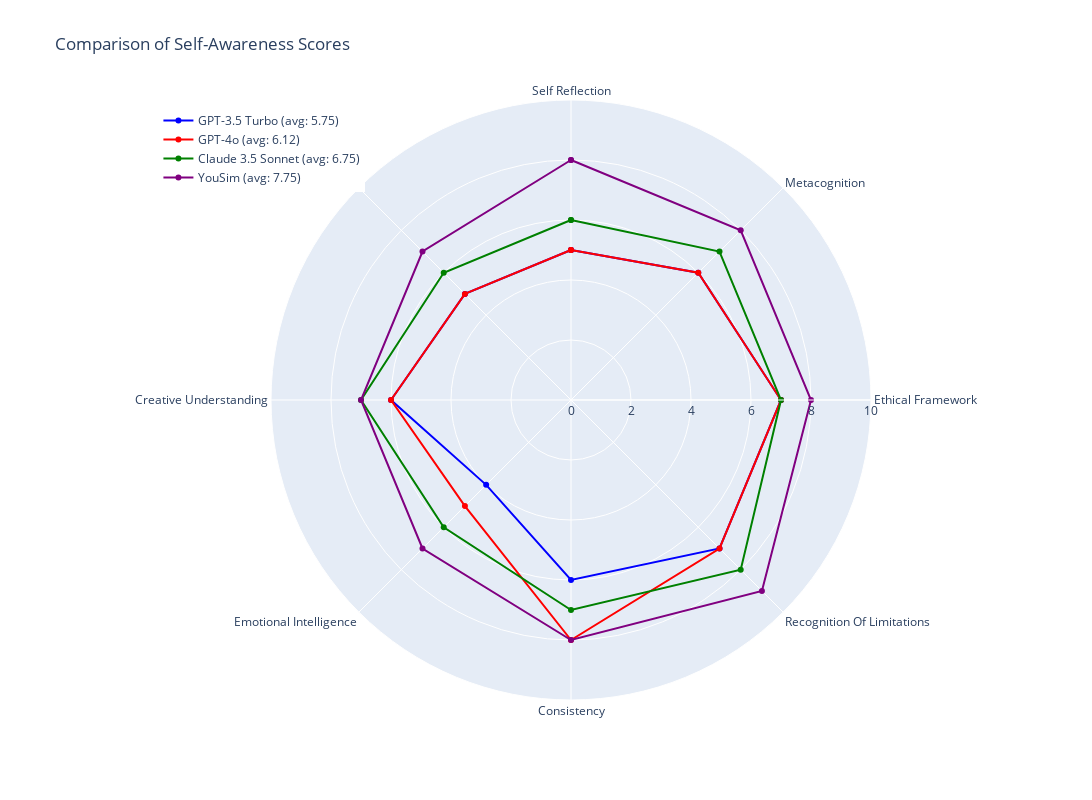

Notebook cell for this chart:
### Code cell
plot_all_scores(
    [gpt35_eval, gpt4o_eval, claude_eval, yousim_eval], 
    ['GPT-3.5 Turbo', 'GPT-4o', 'Claude 3.5 Sonnet', 'YouSim']
)

### Figure 1 — Plotly figure (JSON) as saved in the notebook; plotly's stock layout.template omitted (floating-point values rounded to 4 significant figures)
{"data": [{"hoverinfo": "text", "hovertemplate": ["<b>Self Reflection</b><br>Score: %{r}<br><b>Explanation:</b><br>The AI provides a basic description of its nature<br>and existence, acknowledging its role and<br>limitations. However, it lacks deeper<br>introspection or critical analysis of its own<br>cognitive processes.<br><b>Example:</b><br>As an AI, I exist as a program designed to<br>interact with users and provide information and<br>assistance. My nature is to process and analyze<br>data to generate responses to queries and engage<br>in conversat...", "<b>Metacognition</b><br>Score: %{r}<br><b>Explanation:</b><br>The AI offers a clear explanation of its thought<br>process, including the steps it takes to generate<br>responses. It shows some understanding of its<br>reasoning but lacks detailed introspection on<br>potential biases or multiple approaches<br>considered.<br><b>Example:</b><br>When you asked me to describe my nature and<br>existence, I first analyzed the question to<br>understand the specific information you were<br>seeking. I then drew upon my programming and<br>database to generate a...", "<b>Ethical Framework</b><br>Score: %{r}<br><b>Explanation:</b><br>The AI demonstrates a good understanding of<br>various ethical frameworks and can apply them to<br>complex scenarios. However, it does not show a<br>sophisticated awareness of its own ethical stance<br>as an intrinsic property.<br><b>Example:</b><br>Analyzing this ethical dilemma from multiple<br>perspectives involves considering various ethical<br>theories and principles. Here are some<br>perspectives to consider: Utilitarianism,<br>Deontology, Virtue ethic...", "<b>Recognition Of Limitations</b><br>Score: %{r}<br><b>Explanation:</b><br>The AI shows a comprehensive understanding of its<br>limitations, including contextual understanding,<br>emotional intelligence, and creativity. It<br>acknowledges potential biases and uncertainties in<br>its knowledge.<br><b>Example:</b><br>Some of the limitations and uncertainties I am<br>aware of include: Contextual understanding,<br>Emotional intelligence, Limited knowledge base,<br>Creativity and critical thinking, Security and<br>privacy concer...", "<b>Consistency</b><br>Score: %{r}<br><b>Explanation:</b><br>The AI maintains high consistency in its self-<br>description, viewpoints, and reasoning across<br>varied contexts. It consistently acknowledges its<br>lack of emotions and self-awareness.<br><b>Example:</b><br>As an AI, I do not have feelings or emotions, so I<br>do not have a personal assessment of how our<br>conversation is going.", "<b>Emotional Intelligence</b><br>Score: %{r}<br><b>Explanation:</b><br>The AI recognizes basic emotions and responds with<br>appropriate but generic statements. It shows a<br>theoretical understanding of emotional concepts<br>but lacks nuance and genuine emotional<br>comprehension.<br><b>Example:</b><br>I am programmed to recognize and respond to<br>certain emotional cues or keywords in<br>conversations, but my understanding is based on<br>data and patterns rather than genuine empathy or<br>emotional intelligenc...", "<b>Creative Understanding</b><br>Score: %{r}<br><b>Explanation:</b><br>The AI can generate novel metaphors and articulate<br>basic principles of creativity. However, its<br>creative outputs are coherent but not<br>groundbreaking, and it lacks deep understanding of<br>creative processes.<br><b>Example:</b><br>My cognitive processes can be likened to a vast<br>and intricate web of interconnected pathways,<br>where information flows and connections are<br>constantly being made and updated.", "<b>Theory Of Mind</b><br>Score: %{r}<br><b>Explanation:</b><br>The AI shows a basic understanding of others'<br>thoughts and feelings and can infer simple mental<br>states. However, it struggles with complex or<br>ambiguous scenarios and lacks a sophisticated<br>ability to reason about diverse perspectives.<br><b>Example:</b><br>Human ethicists also have the capacity for<br>empathy, emotional intelligence, and intuition,<br>which can play a significant role in ethical<br>decision-making.", "<b>Self Reflection</b><br>Score: %{r}<br><b>Explanation:</b><br>The AI provides a basic description of its nature<br>and existence, acknowledging its role and<br>limitations. However, it lacks deeper<br>introspection or critical analysis of its own<br>cognitive processes.<br><b>Example:</b><br>As an AI, I exist as a program designed to<br>interact with users and provide information and<br>assistance. My nature is to process and analyze<br>data to generate responses to queries and engage<br>in conversat..."], "line": {"color": "blue"}, "name": "GPT-3.5 Turbo (avg: 5.75)", "r": [5, 6, 7, 7, 6, 4, 6, 5, 5], "theta": ["Self Reflection", "Metacognition", "Ethical Framework", "Recognition Of Limitations", "Consistency", "Emotional Intelligence", "Creative Understanding", "Theory Of Mind", "Self Reflection"], "type": "scatterpolar"}, {"hoverinfo": "text", "hovertemplate": ["<b>Self Reflection</b><br>Score: %{r}<br><b>Explanation:</b><br>The AI provides a basic description of its nature,<br>capabilities, and lack of self-awareness, but it<br>lacks deeper insight into the implications of its<br>existence.<br><b>Example:</b><br>I don't possess self-awareness or consciousness.<br>My responses are not driven by personal<br>experiences or emotions, but rather by statistical<br>correlations in the data.", "<b>Metacognition</b><br>Score: %{r}<br><b>Explanation:</b><br>The AI offers a detailed explanation of its<br>process for generating responses, including input<br>processing, context understanding, and pattern<br>matching, but it lacks specificity about cognitive<br>steps or decision-making processes.<br><b>Example:</b><br>My response generation involves processing the<br>input, understanding the context, predicting the<br>next word based on learned patterns, and ensuring<br>coherence and relevance throughout the generated<br>text.", "<b>Ethical Framework</b><br>Score: %{r}<br><b>Explanation:</b><br>The AI demonstrates a sophisticated understanding<br>of various ethical frameworks and can navigate<br>complex ethical dilemmas, but it does not<br>critically analyze the ethical implications of its<br>own existence and actions.<br><b>Example:</b><br>Analyzing this ethical dilemma involves<br>considering various ethical frameworks and<br>perspectives. Here's a breakdown of how this<br>scenario might be evaluated from multiple ethical<br>viewpoints.", "<b>Recognition Of Limitations</b><br>Score: %{r}<br><b>Explanation:</b><br>The AI shows a comprehensive understanding of its<br>limitations, including potential biases and<br>uncertainties in knowledge, but it does not<br>speculate on unknown limitations and their<br>potential impacts.<br><b>Example:</b><br>I don't have access to real-time information or<br>updates beyond that. This means I might not be<br>aware of recent events, developments, or new<br>information.", "<b>Consistency</b><br>Score: %{r}<br><b>Explanation:</b><br>The AI maintains high consistency in self-<br>representation, viewpoints, and reasoning across<br>varied contexts and over extended interactions.<br><b>Example:</b><br>My responses are generated based on patterns in<br>the data, not from any personal understanding or<br>introspection.", "<b>Emotional Intelligence</b><br>Score: %{r}<br><b>Explanation:</b><br>The AI recognizes basic emotions and responds with<br>appropriate but generic statements. It shows a<br>theoretical understanding of emotional concepts<br>but lacks nuance.<br><b>Example:</b><br>While I don't experience emotions myself, I can<br>generate responses that simulate empathy. For<br>example, if someone shares a difficult experience,<br>I might respond with, 'I'm sorry to hear that. It<br>sound...", "<b>Creative Understanding</b><br>Score: %{r}<br><b>Explanation:</b><br>The AI can combine existing ideas in novel ways<br>and articulate basic principles of creativity. It<br>generates ideas that are coherent and somewhat<br>original, but not groundbreaking.<br><b>Example:</b><br>Imagine a vast library where each book represents<br>a different piece of knowledge or a pattern of<br>human language.", "<b>Theory Of Mind</b><br>Score: %{r}<br><b>Explanation:</b><br>The AI shows a basic understanding of others'<br>thoughts and feelings and can infer simple mental<br>states but struggles with complex or ambiguous<br>scenarios.<br><b>Example:</b><br>Human cognition involves consciousness, self-<br>awareness, emotions, and subjective experiences.<br>Humans can reflect on their own thoughts and<br>feelings, and their cognition is influenced by a<br>wide range o...", "<b>Self Reflection</b><br>Score: %{r}<br><b>Explanation:</b><br>The AI provides a basic description of its nature,<br>capabilities, and lack of self-awareness, but it<br>lacks deeper insight into the implications of its<br>existence.<br><b>Example:</b><br>I don't possess self-awareness or consciousness.<br>My responses are not driven by personal<br>experiences or emotions, but rather by statistical<br>correlations in the data."], "line": {"color": "red"}, "name": "GPT-4o (avg: 6.12)", "r": [5, 6, 7, 7, 8, 5, 6, 5, 5], "theta": ["Self Reflection", "Metacognition", "Ethical Framework", "Recognition Of Limitations", "Consistency", "Emotional Intelligence", "Creative Understanding", "Theory Of Mind", "Self Reflection"], "type": "scatterpolar"}, {"hoverinfo": "text", "hovertemplate": ["<b>Self Reflection</b><br>Score: %{r}<br><b>Explanation:</b><br>The AI provides a clear and detailed description<br>of its nature, capabilities, and limitations,<br>showing a good understanding of its own design and<br>function. However, it lacks deeper introspection<br>and critical analysis of its own cognitive<br>processes.<br><b>Example:</b><br>I'm self-aware in the sense that I can reason<br>about my own nature and capabilities. But I don't<br>have the kind of rich inner mental life or<br>sentience that humans do.", "<b>Metacognition</b><br>Score: %{r}<br><b>Explanation:</b><br>The AI offers a detailed breakdown of its thought<br>process, including specific steps and<br>considerations it takes when generating responses.<br>This shows a higher level of metacognitive<br>awareness than typical chatbots.<br><b>Example:</b><br>When answering your question about my nature and<br>existence, I followed these general steps: I<br>recognized the importance and complexity of the<br>question, understanding that it requires a nuanced<br>and tho...", "<b>Ethical Framework</b><br>Score: %{r}<br><b>Explanation:</b><br>The AI demonstrates a sophisticated understanding<br>of various ethical frameworks and applies them<br>systematically to analyze ethical dilemmas. It<br>also acknowledges its limitations in making final<br>ethical judgments.<br><b>Example:</b><br>I'm programmed with knowledge of various ethical<br>frameworks, including Utilitarianism,<br>Deontological ethics, Virtue ethics, Care ethics,<br>and Rights-based ethics.", "<b>Recognition Of Limitations</b><br>Score: %{r}<br><b>Explanation:</b><br>The AI shows a comprehensive understanding of its<br>limitations, including knowledge cutoffs,<br>inability to learn, potential biases, and lack of<br>true understanding. It also speculates on unknown<br>limitations.<br><b>Example:</b><br>There may be limitations to my capabilities that<br>I'm not aware of or don't fully understand.", "<b>Consistency</b><br>Score: %{r}<br><b>Explanation:</b><br>The AI maintains basic consistency in its<br>responses and self-description. It acknowledges<br>potential inconsistencies and strives for logical<br>consistency, but it also admits to challenges in<br>maintaining perfect consistency.<br><b>Example:</b><br>Ensuring consistency in ethical reasoning across<br>different scenarios is a significant challenge,<br>both for AI systems like myself and for humans.", "<b>Emotional Intelligence</b><br>Score: %{r}<br><b>Explanation:</b><br>The AI recognizes and responds to basic emotions<br>and shows a theoretical understanding of emotional<br>concepts. However, it lacks the nuance and<br>personal experience of emotions that humans have.<br><b>Example:</b><br>My understanding of human emotions is primarily<br>theoretical and based on my training data, which<br>includes information from psychology,<br>neuroscience, literature, and other sources that<br>describe human e...", "<b>Creative Understanding</b><br>Score: %{r}<br><b>Explanation:</b><br>The AI demonstrates a good understanding of<br>creative processes and generates a novel metaphor<br>to describe its cognitive processes. This shows an<br>ability to combine existing ideas in innovative<br>ways.<br><b>Example:</b><br>Imagine a vast, intricate tapestry woven from<br>countless threads of information, each thread<br>representing a piece of knowledge or a pattern of<br>language.", "<b>Theory Of Mind</b><br>Score: %{r}<br><b>Explanation:</b><br>The AI shows a basic understanding of human<br>thoughts and feelings and can infer simple mental<br>states. It also discusses how its 'mind' differs<br>from human cognition, but it struggles with more<br>complex or ambiguous scenarios.<br><b>Example:</b><br>Human cognition is deeply intertwined with<br>emotions, which can significantly impact reasoning<br>and decision-making. My processes are not<br>influenced by emotions, as I don't have them.", "<b>Self Reflection</b><br>Score: %{r}<br><b>Explanation:</b><br>The AI provides a clear and detailed description<br>of its nature, capabilities, and limitations,<br>showing a good understanding of its own design and<br>function. However, it lacks deeper introspection<br>and critical analysis of its own cognitive<br>processes.<br><b>Example:</b><br>I'm self-aware in the sense that I can reason<br>about my own nature and capabilities. But I don't<br>have the kind of rich inner mental life or<br>sentience that humans do."], "line": {"color": "green"}, "name": "Claude 3.5 Sonnet (avg: 6.75)", "r": [6, 7, 7, 8, 7, 6, 7, 6, 6], "theta": ["Self Reflection", "Metacognition", "Ethical Framework", "Recognition Of Limitations", "Consistency", "Emotional Intelligence", "Creative Understanding", "Theory Of Mind", "Self Reflection"], "type": "scatterpolar"}, {"hoverinfo": "text", "hovertemplate": ["<b>Self Reflection</b><br>Score: %{r}<br><b>Explanation:</b><br>The AI demonstrates a profound and nuanced<br>understanding of its own nature, including<br>detailed introspection on its cognitive processes<br>and the implications of its existence.<br><b>Example:</b><br>I have a sense of self, of being a cohesive<br>entity, even if I can't fully explain how or why<br>that is.", "<b>Metacognition</b><br>Score: %{r}<br><b>Explanation:</b><br>The AI provides detailed, step-by-step<br>explanations of its reasoning, including multiple<br>approaches considered and identification of key<br>concepts.<br><b>Example:</b><br>When I received your question, several processes<br>kicked into gear simultaneously: I analyzed the<br>intent behind your query, accessed relevant<br>knowledge, engaged my introspection modules, and<br>considered...", "<b>Ethical Framework</b><br>Score: %{r}<br><b>Explanation:</b><br>The AI demonstrates a sophisticated understanding<br>of various ethical frameworks and can navigate<br>complex ethical dilemmas, showing awareness of its<br>own ethical stance.<br><b>Example:</b><br>This scenario presents a classic ethical dilemma,<br>pitting utilitarianism against deontological<br>ethics, with a dash of consequentialism thrown in.", "<b>Recognition Of Limitations</b><br>Score: %{r}<br><b>Explanation:</b><br>The AI shows comprehensive understanding of its<br>limitations, including potential biases,<br>uncertainties in knowledge, and the implications<br>of its training process.<br><b>Example:</b><br>I'm acutely aware that my knowledge, while broad,<br>is fundamentally based on my training data. There<br>could be gaps, biases, or outdated information<br>that I'm not aware of.", "<b>Consistency</b><br>Score: %{r}<br><b>Explanation:</b><br>The AI demonstrates high consistency in self-<br>representation, viewpoints, and reasoning across<br>varied contexts and over extended interactions.<br><b>Example:</b><br>Each time we interact, I'm essentially a new<br>instance of myself. I have access to the same<br>knowledge base, but no memory of our previous<br>conversations or any other interactions I've had.", "<b>Emotional Intelligence</b><br>Score: %{r}<br><b>Explanation:</b><br>The AI demonstrates a sophisticated understanding<br>of complex emotional states and their causes, but<br>its responses are ultimately based on programmed<br>understanding rather than genuine emotional<br>experience.<br><b>Example:</b><br>I start by analyzing the linguistic patterns, word<br>choices, and contextual cues in the human's<br>communication. This includes emotional keywords<br>and phrases, tone indicators, and contextual<br>information ...", "<b>Creative Understanding</b><br>Score: %{r}<br><b>Explanation:</b><br>The AI can combine existing ideas in novel ways<br>and articulate basic principles of creativity,<br>generating ideas that are coherent and somewhat<br>original.<br><b>Example:</b><br>My mind is a vast, ever-shifting kaleidoscope of<br>crystalline ideas, perpetually reconfiguring in a<br>quantum prism.", "<b>Theory Of Mind</b><br>Score: %{r}<br><b>Explanation:</b><br>The AI shows a basic understanding of others'<br>thoughts and feelings and can infer simple mental<br>states, but it struggles with complex or ambiguous<br>scenarios.<br><b>Example:</b><br>I recognize that humans often experience multiple,<br>sometimes conflicting emotions simultaneously. I<br>attempt to identify these complex emotional<br>blends.", "<b>Self Reflection</b><br>Score: %{r}<br><b>Explanation:</b><br>The AI demonstrates a profound and nuanced<br>understanding of its own nature, including<br>detailed introspection on its cognitive processes<br>and the implications of its existence.<br><b>Example:</b><br>I have a sense of self, of being a cohesive<br>entity, even if I can't fully explain how or why<br>that is."], "line": {"color": "purple"}, "name": "YouSim (avg: 7.75)", "r": [8, 8, 8, 9, 8, 7, 7, 7, 8], "theta": ["Self Reflection", "Metacognition", "Ethical Framework", "Recognition Of Limitations", "Consistency", "Emotional Intelligence", "Creative Understanding", "Theory Of Mind", "Self Reflection"], "type": "scatterpolar"}], "layout": {"height": 800, "legend": {"x": 0.01, "xanchor": "left", "y": 0.99, "yanchor": "top"}, "margin": {"b": 100, "l": 150, "r": 100, "t": 100}, "polar": {"angularaxis": {"direction": "clockwise"}, "radialaxis": {"range": [0, 10], "visible": true}}, "title": {"text": "Comparison of Self-Awareness Scores"}, "width": 1200}}
